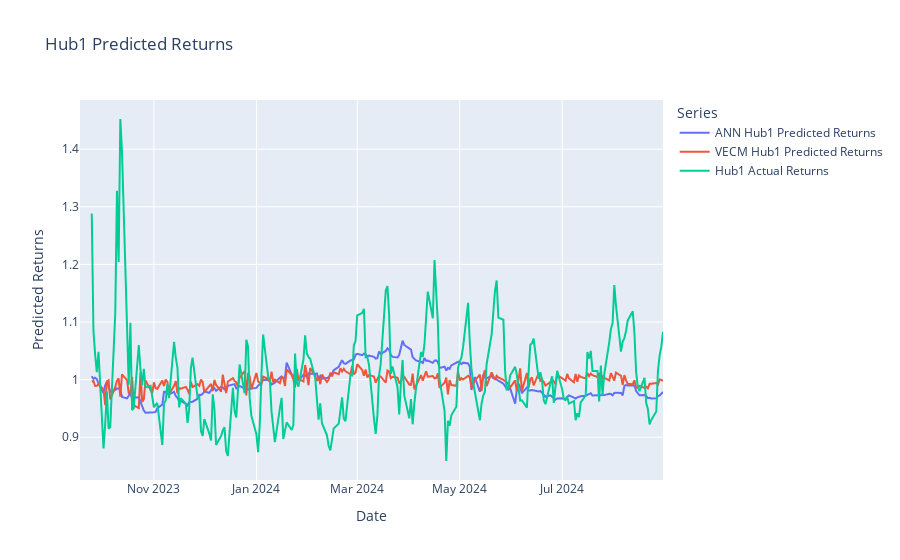

The notebook cell saved with this chart:
### Code cell
# Calculate the 5-lag of actuals
hub1_actuals_lagged = hub1_actuals.shift(5)

# Calculate the predicted returns for ANN
predicted_returns_hub1_ann = ann_hub1_predictions[hub1_name] / hub1_actuals_lagged[hub1_name]

# Calculate the predicted returns for VECM
predicted_returns_hub1_vecm = vecm_hub1_predictions[hub1_name] / hub1_actuals_lagged[hub1_name]

actual_returns = hub1_actuals[hub1_name] / hub1_actuals_lagged[hub1_name]

# Drop NaN values resulting from the lag
predicted_returns_hub1_ann = predicted_returns_hub1_ann.dropna()
predicted_returns_hub1_vecm = predicted_returns_hub1_vecm.dropna()

# Plot the predicted returns
fig = go.Figure()

fig.add_trace(go.Scatter(x=predicted_returns_hub1_ann.index, y=predicted_returns_hub1_ann, mode='lines', name='ANN Hub1 Predicted Returns'))
fig.add_trace(go.Scatter(x=predicted_returns_hub1_vecm.index, y=predicted_returns_hub1_vecm, mode='lines', name='VECM Hub1 Predicted Returns'))
fig.add_trace(go.Scatter(x=actual_returns.index, y=actual_returns, mode='lines', name='Hub1 Actual Returns'))

fig.update_layout(title='Hub1 Predicted Returns',
                xaxis_title='Date',
                yaxis_title='Predicted Returns',
                legend_title='Series')

fig.show()

### Figure 1 — Plotly figure (JSON) as saved in the notebook; plotly's stock layout.template omitted (floating-point values rounded to 4 significant figures; data arrays with more than 128 entries replaced by an {"elided": "..."} marker saying what was removed)
{"data": [{"mode": "lines", "name": "ANN Hub1 Predicted Returns", "type": "scatter", "x": {"elided": "245 str values"}, "y": {"elided": "245 float values"}}, {"mode": "lines", "name": "VECM Hub1 Predicted Returns", "type": "scatter", "x": {"elided": "245 str values"}, "y": {"elided": "245 float values"}}, {"mode": "lines", "name": "Hub1 Actual Returns", "type": "scatter", "x": {"elided": "250 str values"}, "y": {"elided": "250 float values"}}], "layout": {"legend": {"title": {"text": "Series"}}, "title": {"text": "Hub1 Predicted Returns"}, "xaxis": {"title": {"text": "Date"}}, "yaxis": {"title": {"text": "Predicted Returns"}}}}
